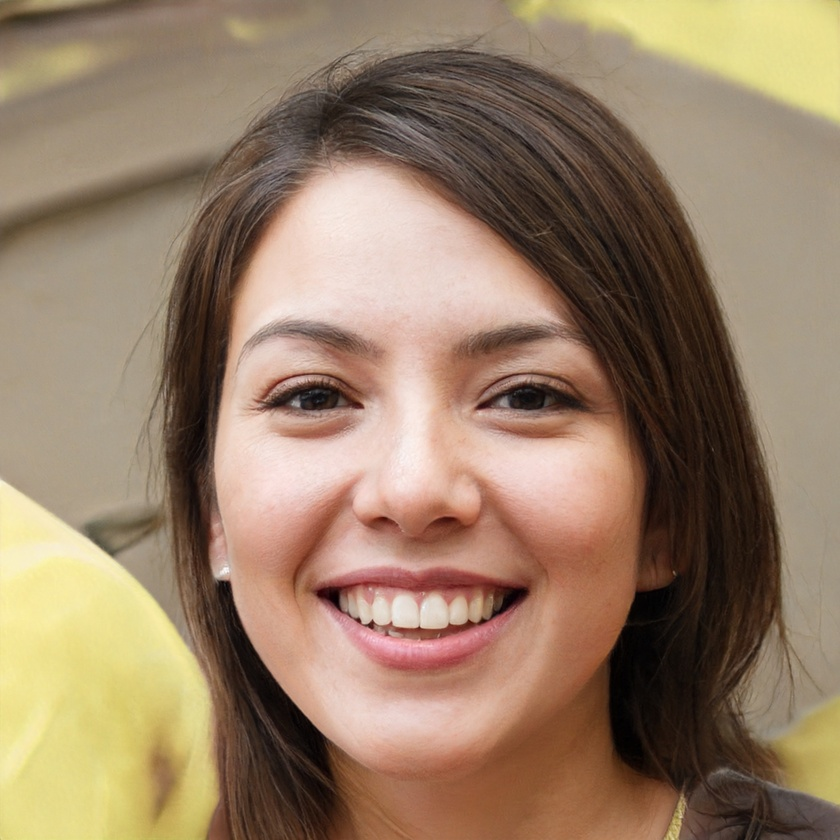
#> input picture images/face1.jpg, 840 x 840 px, shrunk from 1024 x 1024 before the run; its folder holds only this picture in this run
$ python generate_dataset.py
#> lines starting #> are read from the running program, lines starting #| are printed output that depends on the picture
import numpy as np
from PIL import Image
import matplotlib.pyplot as plt

from pathlib import Path
import os

from thispersondoesnotexist import Person, get_online_person, save_picture, get_checksum_from_picture

# params
NUM_OF_IMAGES = 10
IMAGE_FOLDER = "images/"
NUM_DIFFUSION_ITERATIONS = 4

VERBOSE = False

def download_face_images(image_count: int, clear_folder: bool = False):

#> called with image_count = 10, clear_folder = False
    if clear_folder:
        pass

    downloaded_images = set({})

    while True:

        i = len(downloaded_images)
        if i == image_count:
            break;

        print("Downloading image {0}...".format(str(i)))

        face = get_online_person()

        md5 = get_checksum_from_picture(face)
        if md5 in downloaded_images:
            print("Downloaded duplicate, repeating.")
            continue
        downloaded_images.add(md5)

        file_name = os.path.join(IMAGE_FOLDER, str(i) + '_0.jpg')

        print("Saving image {0}...".format(str(i)))
        save_picture(face, file_name)
#> (the call stopped at in download_face_images, `face = get_online_person()`: thispersondoesnotexist is not available in this run)


def generate_diffused_images():

    for dir in os.listdir(IMAGE_FOLDER):
        image_path = Path(IMAGE_FOLDER + dir)

        if image_path.suffix != ".jpg":
            continue
        image = Image.open(image_path)
#> image is the input picture: PIL image 840x840 RGB; mean R, G, B 151.5, 127, 103.3
        image = np.asarray(image) / 255.0
#> image: shape (840, 840, 3) float64

        if VERBOSE:
            plt.imshow(image)
            plt.show()

        # perform diffusion
        for i in range(NUM_DIFFUSION_ITERATIONS):

            # generate random noise
            image = image + np.random.normal(size=image.size).reshape((image.shape))
            image[image > 1.0] = 1.0
            image[image < 0.0] = 0.0
            if VERBOSE:
                plt.imshow(image)
                plt.show()

            # save noisy image
            new_image_path = "{0}/{1}{3}{2}".format(IMAGE_FOLDER, image_path.stem, image_path.suffix, str(i + 1))
            new_image = np.array(image * 255, dtype=np.uint8)
            new_image = Image.fromarray(new_image)
            new_image.save(new_image_path)
#> this loop made 4 passes
#> pass 1, in generate_diffused_images, `image = image + np.random.normal(size=image.size).reshape((image.shape))`:
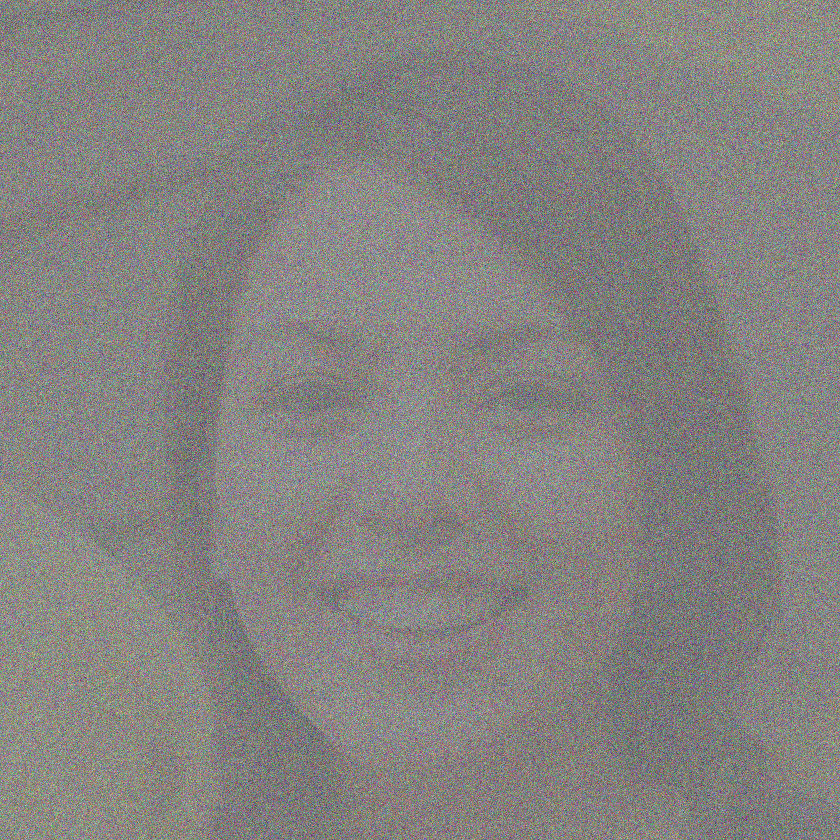
#> image: shape (840, 840, 3) float64; mean R, G, B 0.593, 0.5, 0.406; drawn with min black and max white
#> pass 1, in generate_diffused_images, `new_image = np.array(image * 255, dtype=np.uint8)`:
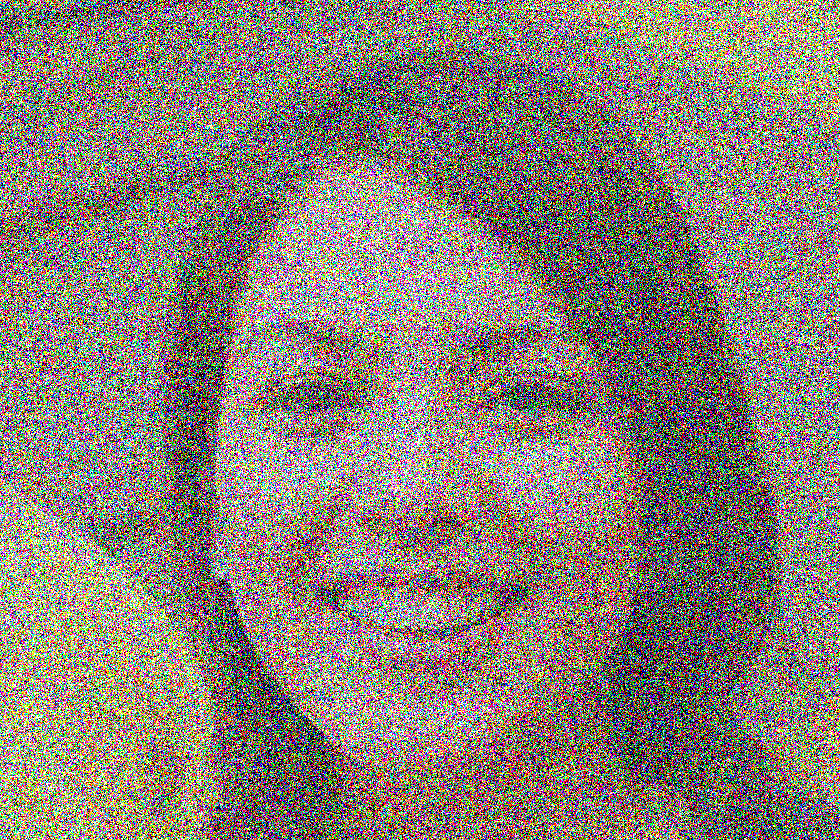
#> new_image: shape (840, 840, 3); mean R, G, B 136.3, 127.3, 118.5
#> pass 2, in generate_diffused_images, `image = image + np.random.normal(size=image.size).reshape((image.shape))`:
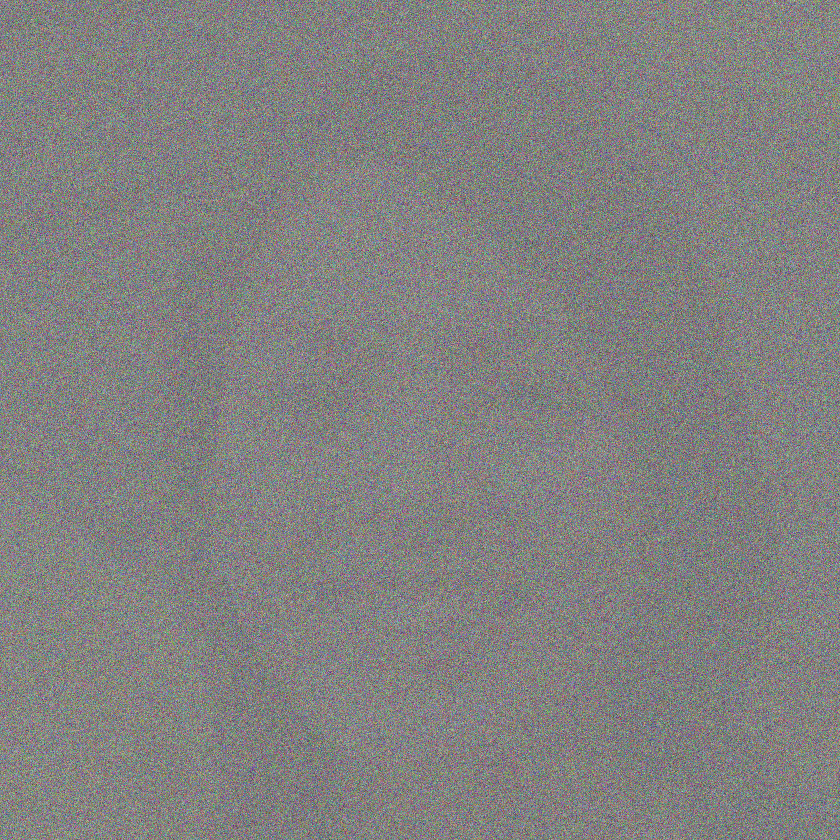
#> image: shape (840, 840, 3) float64; mean R, G, B 0.536, 0.501, 0.464; drawn with min black and max white
#> pass 2, in generate_diffused_images, `new_image = np.array(image * 255, dtype=np.uint8)`:
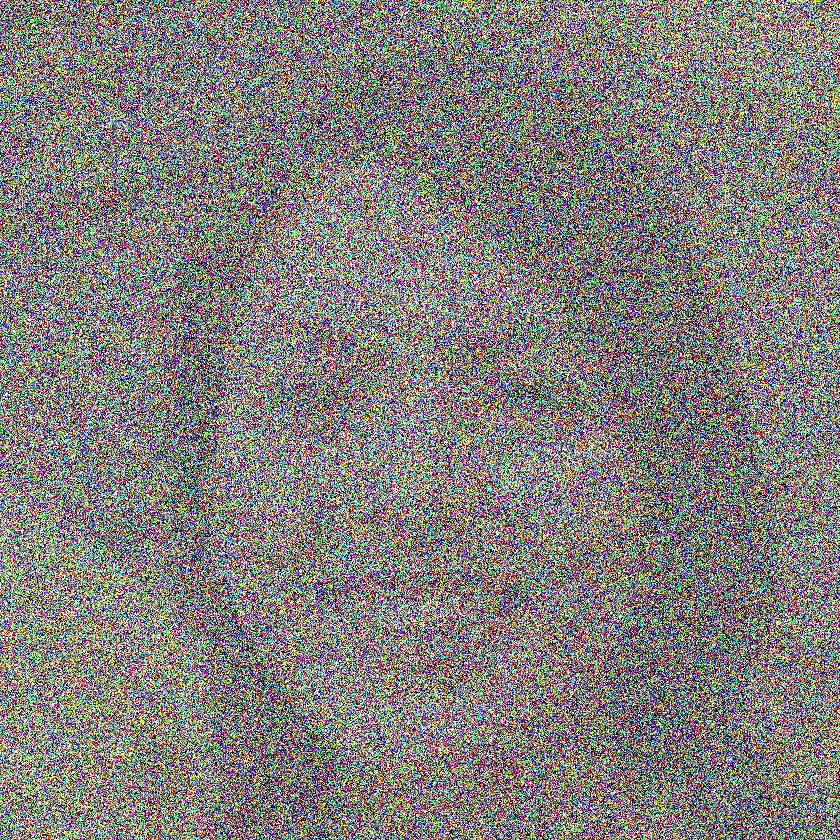
#> new_image: shape (840, 840, 3); mean R, G, B 130.8, 127.5, 123.9
#> after the loop:
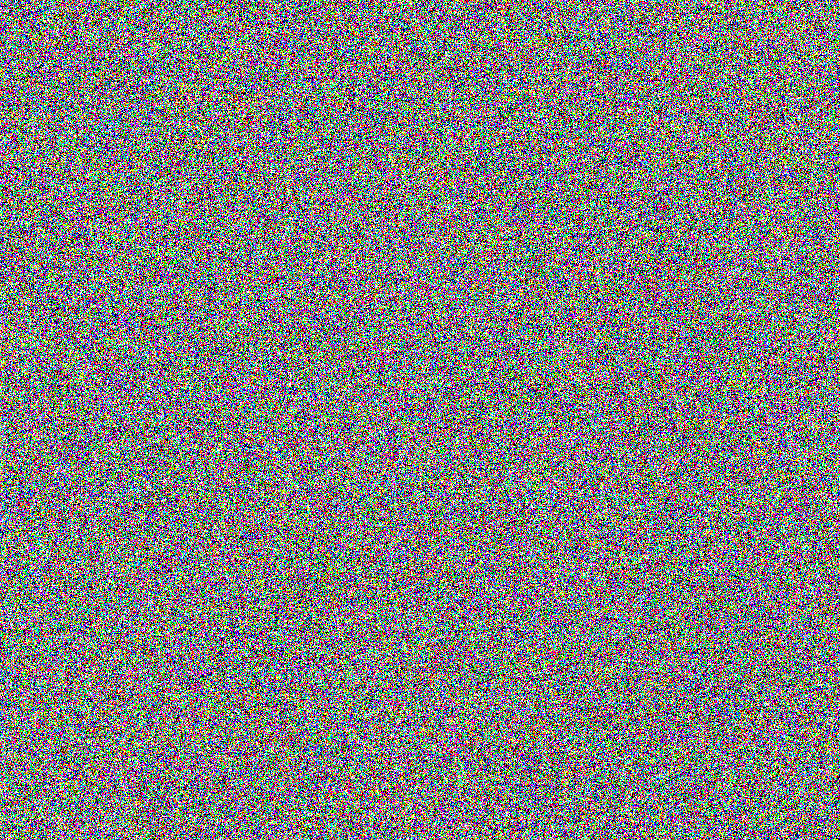
#> image: shape (840, 840, 3) float64; mean R, G, B 0.502, 0.501, 0.498

if __name__ == "__main__":

    download_face_images(NUM_OF_IMAGES)

    generate_diffused_images()

$ run again, on images/face13.jpg
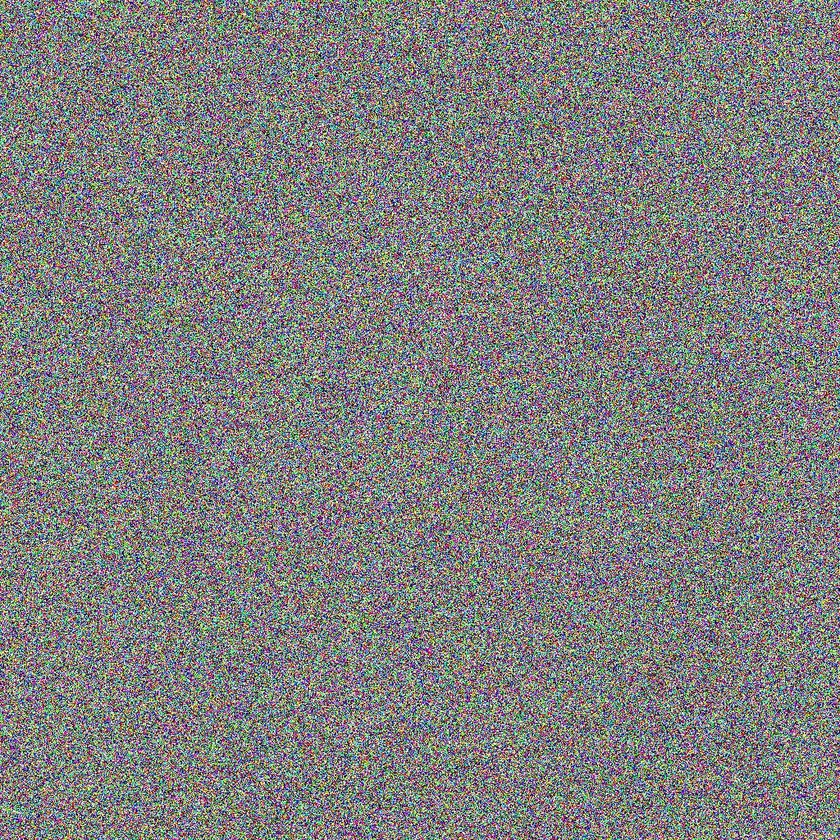
#> input picture images/face13.jpg, 840 x 840 px, shrunk from 1024 x 1024 before the run
#> in generate_diffused_images, image is the input picture: PIL image 840x840 RGB; mean R, G, B 127.8, 127.2, 126.7
#> the loop in generate_diffused_images, `for i in range(NUM_DIFFUSION_ITERATIONS):` made 4 passes
#> pass 1, in generate_diffused_images, `new_image = np.array(image * 255, dtype=np.uint8)`:
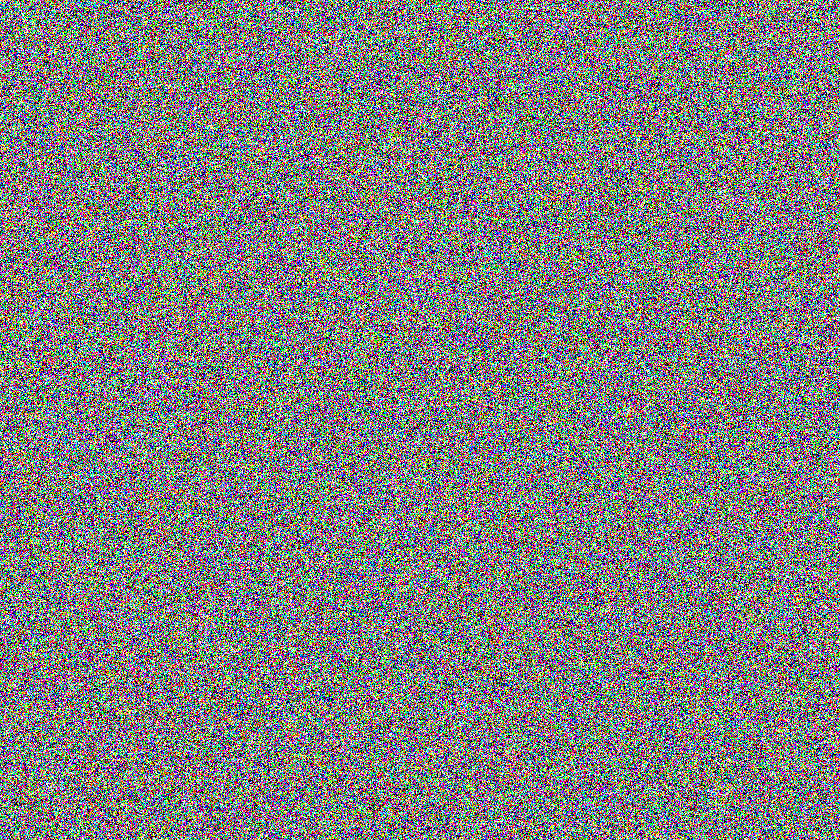
#> new_image: shape (840, 840, 3); mean R, G, B 127.4, 127.3, 127.2
#> pass 2, in generate_diffused_images, `new_image = np.array(image * 255, dtype=np.uint8)`:
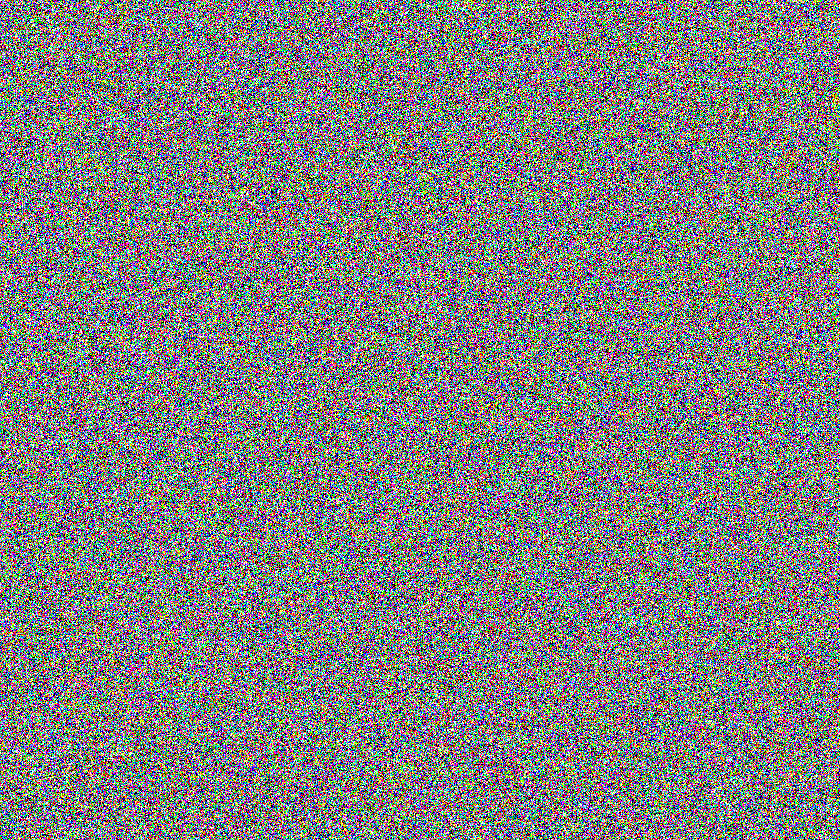
#> new_image: shape (840, 840, 3); mean R, G, B 127.5, 127.5, 127.1

$ run again, on images/face14.jpg
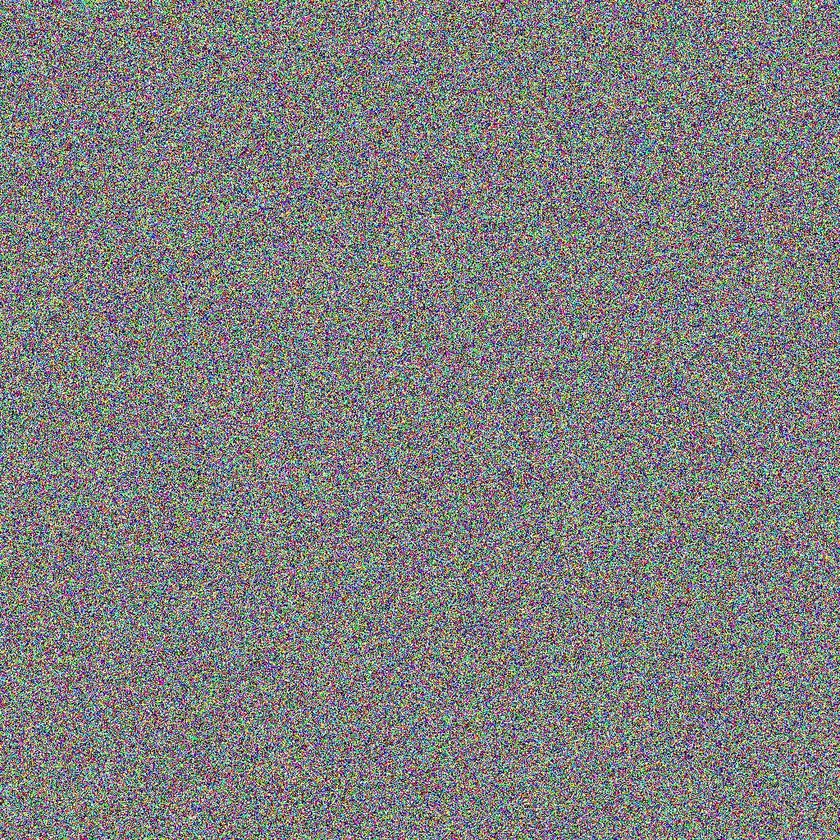
#> input picture images/face14.jpg, 840 x 840 px, shrunk from 1024 x 1024 before the run
#> in generate_diffused_images, image is the input picture: PIL image 840x840 RGB; mean R, G, B 127.4, 127.3, 127.2
#> the loop in generate_diffused_images, `for i in range(NUM_DIFFUSION_ITERATIONS):` made 4 passes
#> pass 1, in generate_diffused_images, `new_image = np.array(image * 255, dtype=np.uint8)`:
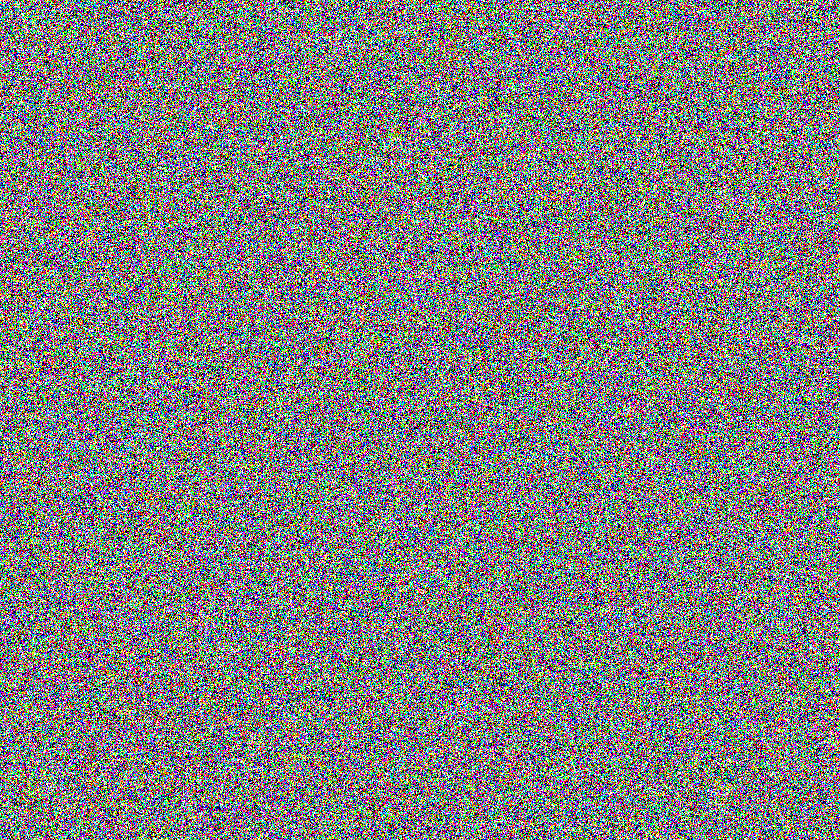
#> new_image: shape (840, 840, 3); mean R, G, B 127.3, 127.3, 127.3
#> pass 2, in generate_diffused_images, `new_image = np.array(image * 255, dtype=np.uint8)`:
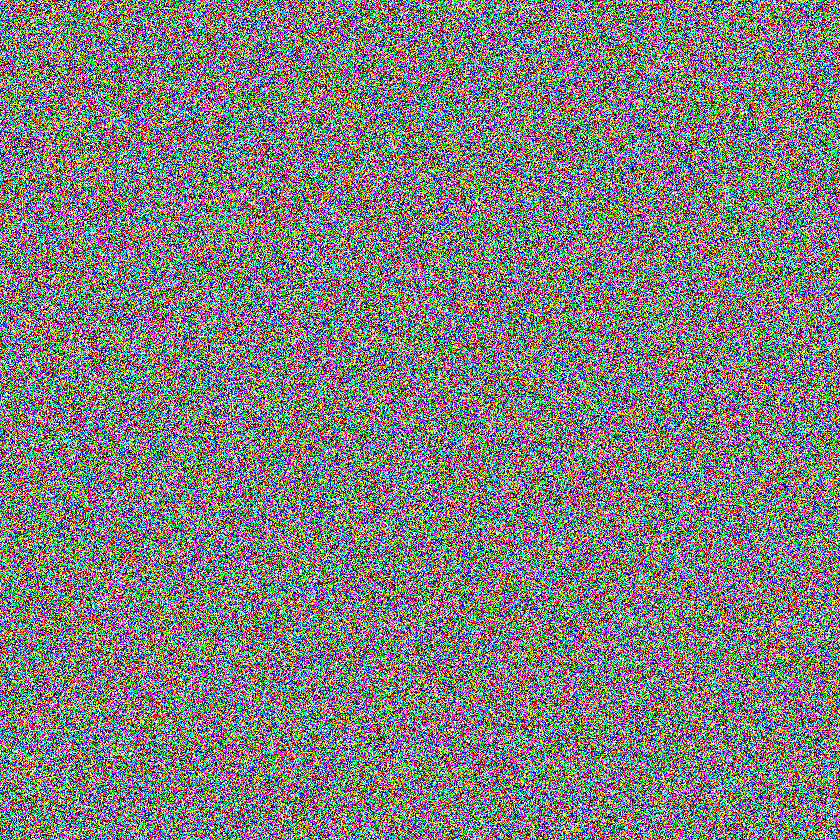
#> new_image: shape (840, 840, 3); mean R, G, B 127.5, 127.5, 127.1
